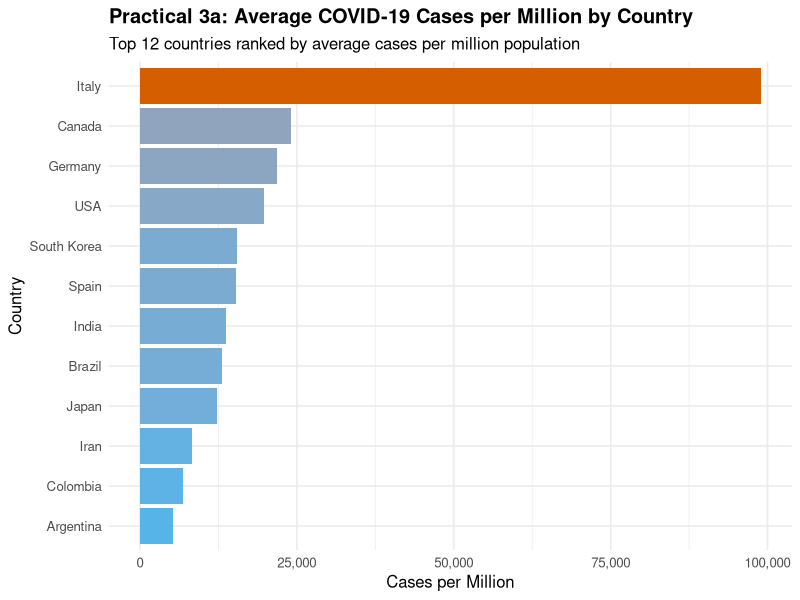
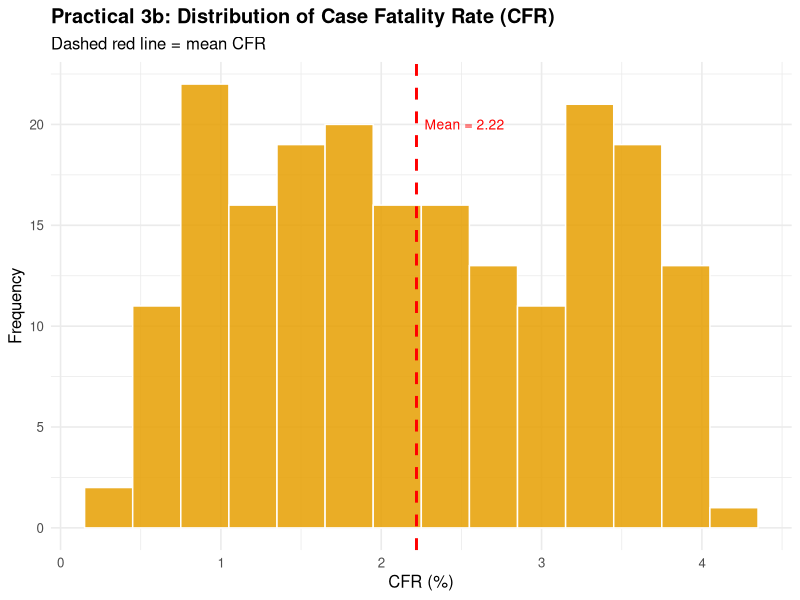
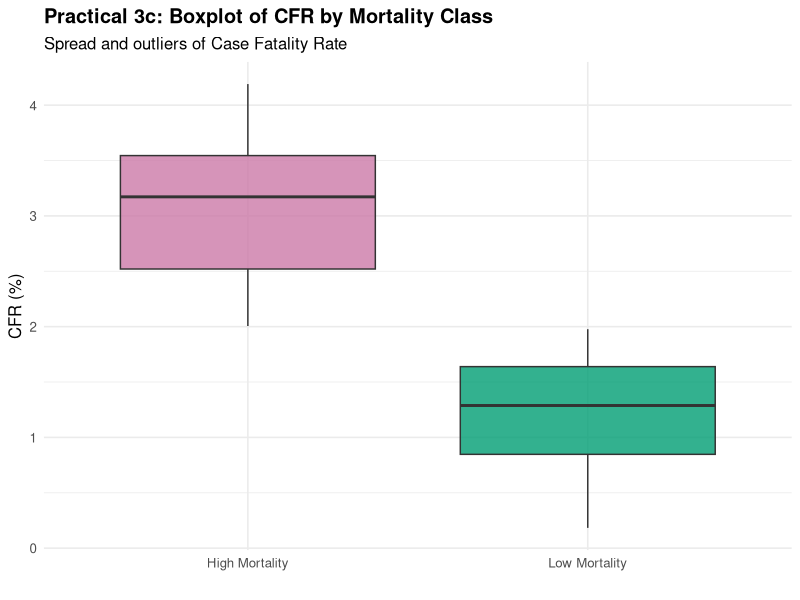
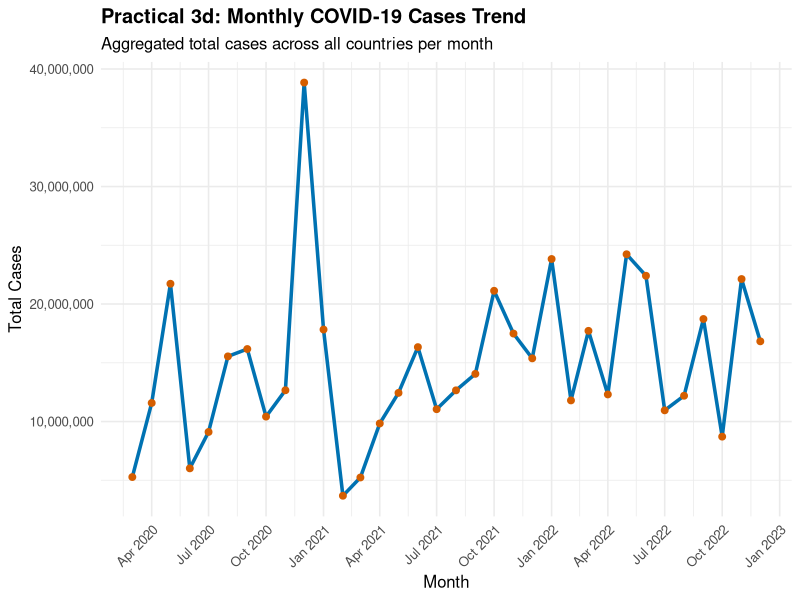
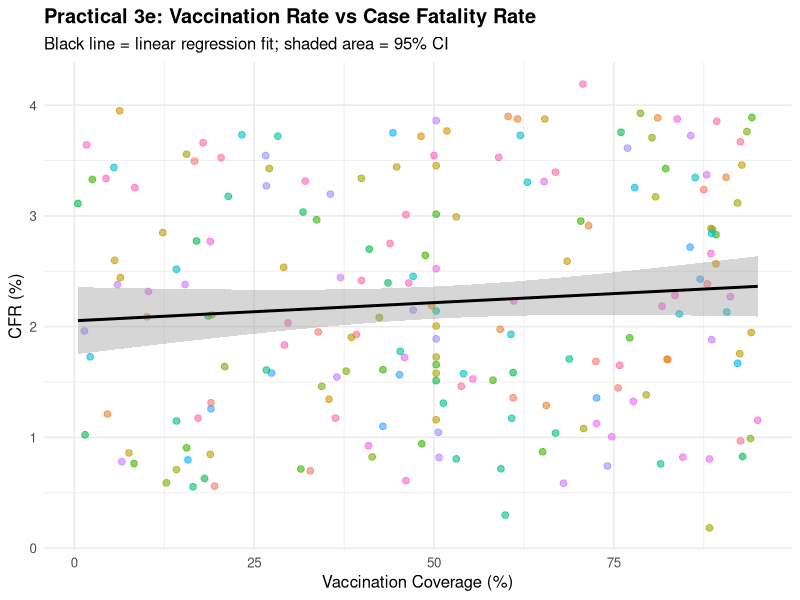
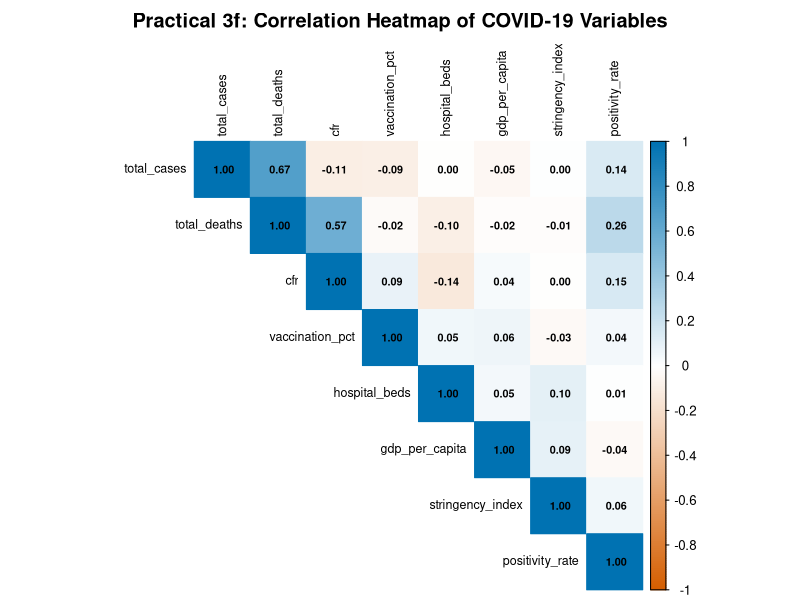
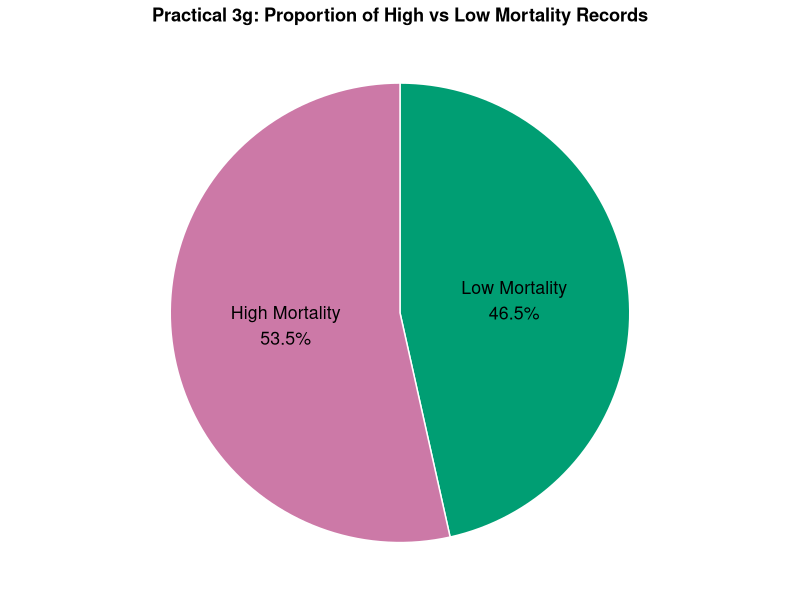
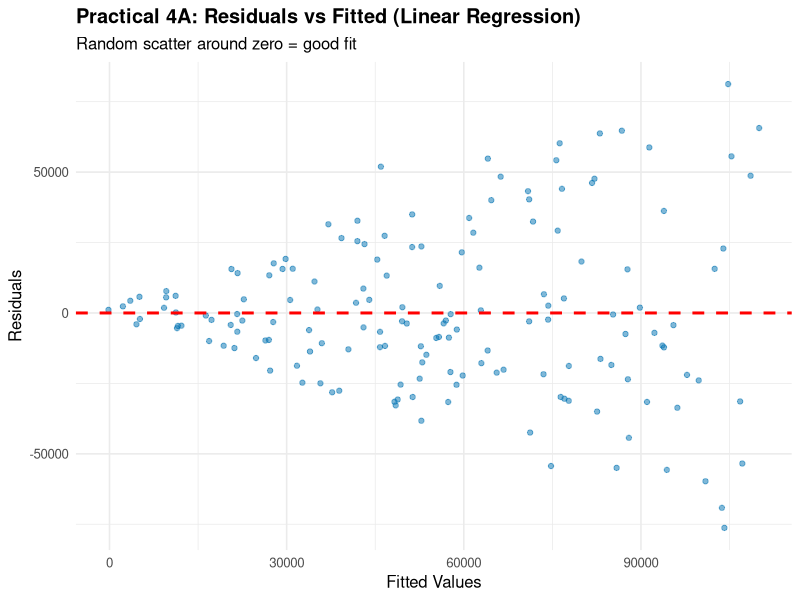

Here is the R script that generated these plots, in order:
# =============================================================================
#  DSBDA PROJECT — COVID-19 Data Analysis
#  Subject : Data Science & Big Data Analytics (DSBDA)
#  Language : R
#  Dataset  : COVID-19 (simulated realistic dataset — no download needed)
#  Practicals Covered:
#    1. Data Wrangling & Cleaning
#    2. Descriptive Statistics
#    3. Data Visualization
#    4. Linear & Logistic Regression
# =============================================================================

# ── Install packages if not already installed ─────────────────────────────────
packages <- c("dplyr", "tidyr", "ggplot2", "scales", "corrplot", "caret")
install_if_missing <- packages[!(packages %in% installed.packages()[,"Package"])]
if(length(install_if_missing)) install.packages(install_if_missing, dependencies = TRUE)

# ── Load libraries ────────────────────────────────────────────────────────────
library(dplyr)
library(tidyr)
library(ggplot2)
library(scales)
library(corrplot)
library(caret)

cat("\n============================================================\n")
cat("   DSBDA PROJECT : COVID-19 Data Analysis in R\n")
cat("============================================================\n\n")


# =============================================================================
# SECTION 0 : CREATE DATASET
# Description: We simulate a realistic COVID-19 country-level dataset so the
#              project runs without any external file download.
# =============================================================================

set.seed(42)
n <- 200   # 200 records (countries × time periods)

countries <- c("India","USA","Brazil","UK","Germany","France","Italy",
               "Russia","Spain","Argentina","Colombia","Mexico","South Africa",
               "Japan","South Korea","Australia","Canada","Turkey","Poland","Iran")

covid_raw <- data.frame(
  country         = sample(countries, n, replace = TRUE),
  date            = sample(seq(as.Date("2020-03-01"), as.Date("2022-12-01"), by="month"), n, replace=TRUE),
  total_cases     = sample(1000:5000000, n, replace = TRUE),
  total_deaths    = NA,
  total_recovered = NA,
  total_tests     = sample(50000:20000000, n, replace=TRUE),
  population      = sample(1000000:1400000000, n, replace=TRUE),
  gdp_per_capita  = sample(2000:65000, n, replace=TRUE),
  hospital_beds   = round(runif(n, 0.5, 14), 2),   # per 1000 people
  vaccination_pct = round(runif(n, 0, 95), 1),
  stringency_index= round(runif(n, 10, 100), 1),   # govt. response 0–100
  high_mortality  = NA,                              # target for logistic regression
  stringsAsFactors = FALSE
)

# Derive realistic deaths and recovered
covid_raw$total_deaths    <- round(covid_raw$total_cases * runif(n, 0.005, 0.04))
covid_raw$total_recovered <- round(covid_raw$total_cases * runif(n, 0.75, 0.95))

# Inject missing values (simulate real-world dirty data)
covid_raw$total_cases[sample(n, 10)]      <- NA
covid_raw$total_deaths[sample(n, 8)]      <- NA
covid_raw$vaccination_pct[sample(n, 12)]  <- NA
covid_raw$hospital_beds[sample(n, 6)]     <- NA
covid_raw$gdp_per_capita[sample(n, 5)]    <- NA

# Inject duplicate rows
covid_raw <- rbind(covid_raw, covid_raw[sample(n, 10), ])

cat(">> Dataset created with", nrow(covid_raw), "rows and", ncol(covid_raw), "columns.\n\n")


# =============================================================================
# PRACTICAL 1 : DATA WRANGLING & CLEANING
# Objectives :
#   a) Identify & remove duplicates
#   b) Handle missing values
#   c) Create derived / new features
#   d) Filter and sort data
#   e) Reshape data (wide ↔ long)
# =============================================================================

cat("------------------------------------------------------------\n")
cat(" PRACTICAL 1 : DATA WRANGLING & CLEANING\n")
cat("------------------------------------------------------------\n\n")

# ── 1a. Initial inspection ────────────────────────────────────────────────────
cat("-- Structure of raw dataset --\n")
str(covid_raw)

cat("\n-- First 6 rows --\n")
print(head(covid_raw))

cat("\n-- Missing values per column --\n")
missing_summary <- colSums(is.na(covid_raw))
print(missing_summary)

cat("\n-- Duplicate rows --\n")
cat("Number of duplicate rows:", sum(duplicated(covid_raw)), "\n")

# ── 1b. Remove duplicates ─────────────────────────────────────────────────────
covid_clean <- covid_raw[!duplicated(covid_raw), ]
cat("Rows after removing duplicates:", nrow(covid_clean), "\n")

# ── 1c. Handle missing values ─────────────────────────────────────────────────
# Numeric columns: replace NA with column median (robust to outliers)
numeric_cols <- c("total_cases","total_deaths","vaccination_pct",
                  "hospital_beds","gdp_per_capita")

for (col in numeric_cols) {
  med_val <- median(covid_clean[[col]], na.rm = TRUE)
  covid_clean[[col]][is.na(covid_clean[[col]])] <- med_val
  cat(sprintf("  NA in %-20s replaced with median = %.2f\n", col, med_val))
}

cat("\n-- Missing values after cleaning --\n")
print(colSums(is.na(covid_clean)))

# ── 1d. Feature engineering ───────────────────────────────────────────────────
covid_clean <- covid_clean %>%
  mutate(
    # Case fatality rate (%)
    cfr               = round((total_deaths / total_cases) * 100, 3),

    # Cases per million population
    cases_per_million = round((total_cases / population) * 1e6, 2),

    # Test positivity rate (%)
    positivity_rate   = round((total_cases / total_tests) * 100, 2),

    # Recovery rate (%)
    recovery_rate     = round((total_recovered / total_cases) * 100, 2),

    # Active cases
    active_cases      = total_cases - total_deaths - total_recovered,

    # Month and Year extracted from date
    year              = as.integer(format(date, "%Y")),
    month             = as.integer(format(date, "%m")),

    # Binary target: 1 if CFR > 2% (high mortality), 0 otherwise
    high_mortality    = ifelse(cfr > 2, 1, 0)
  )

cat("\n-- Derived features added --\n")
cat("  cfr, cases_per_million, positivity_rate, recovery_rate,\n")
cat("  active_cases, year, month, high_mortality\n")

# ── 1e. Filter & sort ─────────────────────────────────────────────────────────
# Countries with CFR > 1% sorted descending
high_cfr <- covid_clean %>%
  filter(cfr > 1) %>%
  arrange(desc(cfr)) %>%
  select(country, date, total_cases, total_deaths, cfr)

cat("\n-- Top 10 records with CFR > 1% --\n")
print(head(high_cfr, 10))

# ── 1f. Reshape (wide → long) ─────────────────────────────────────────────────
covid_long <- covid_clean %>%
  select(country, date, total_cases, total_deaths, total_recovered) %>%
  pivot_longer(cols = c(total_cases, total_deaths, total_recovered),
               names_to  = "metric",
               values_to = "value")

cat("\n-- Long format (first 6 rows) --\n")
print(head(covid_long))

cat("\n>> Practical 1 COMPLETE. Clean dataset has",
    nrow(covid_clean), "rows.\n\n")


# =============================================================================
# PRACTICAL 2 : DESCRIPTIVE STATISTICS
# Objectives :
#   a) Measures of central tendency (mean, median, mode)
#   b) Measures of dispersion (SD, variance, range, IQR)
#   c) Frequency distribution
#   d) Correlation matrix
#   e) Summary statistics by group
# =============================================================================

cat("------------------------------------------------------------\n")
cat(" PRACTICAL 2 : DESCRIPTIVE STATISTICS\n")
cat("------------------------------------------------------------\n\n")

# ── 2a. Summary of entire dataset ────────────────────────────────────────────
cat("-- Full summary statistics --\n")
print(summary(covid_clean %>% select(total_cases, total_deaths, cfr,
                                      vaccination_pct, hospital_beds,
                                      gdp_per_capita, positivity_rate)))

# ── 2b. Central tendency & dispersion (manual) ───────────────────────────────
cat("\n-- Detailed statistics for key numeric variables --\n")

stat_vars <- c("total_cases","total_deaths","cfr",
               "vaccination_pct","gdp_per_capita","positivity_rate")

# Mode helper
get_mode <- function(x) {
  ux <- unique(x)
  ux[which.max(tabulate(match(x, ux)))]
}

stats_table <- data.frame(
  Variable  = stat_vars,
  Mean      = sapply(stat_vars, function(v) round(mean(covid_clean[[v]], na.rm=TRUE),  2)),
  Median    = sapply(stat_vars, function(v) round(median(covid_clean[[v]], na.rm=TRUE),2)),
  Mode      = sapply(stat_vars, function(v) round(get_mode(covid_clean[[v]]),           2)),
  Std_Dev   = sapply(stat_vars, function(v) round(sd(covid_clean[[v]], na.rm=TRUE),     2)),
  Variance  = sapply(stat_vars, function(v) round(var(covid_clean[[v]], na.rm=TRUE),    2)),
  Min       = sapply(stat_vars, function(v) round(min(covid_clean[[v]], na.rm=TRUE),    2)),
  Max       = sapply(stat_vars, function(v) round(max(covid_clean[[v]], na.rm=TRUE),    2)),
  IQR       = sapply(stat_vars, function(v) round(IQR(covid_clean[[v]], na.rm=TRUE),    2)),
  row.names = NULL
)
print(stats_table)

# ── 2c. Frequency distribution of high_mortality ─────────────────────────────
cat("\n-- Frequency distribution: high_mortality (0=Low, 1=High) --\n")
freq_table <- table(covid_clean$high_mortality)
rel_freq   <- prop.table(freq_table) * 100
print(data.frame(
  Category         = c("Low Mortality (CFR ≤ 2%)", "High Mortality (CFR > 2%)"),
  Frequency        = as.integer(freq_table),
  Relative_Freq_pct= round(as.numeric(rel_freq), 2)
))

# ── 2d. Correlation matrix ────────────────────────────────────────────────────
cat("\n-- Correlation matrix --\n")
corr_vars <- covid_clean %>%
  select(total_cases, total_deaths, cfr, vaccination_pct,
         hospital_beds, gdp_per_capita, stringency_index, positivity_rate)

cor_matrix <- round(cor(corr_vars, use = "complete.obs"), 3)
print(cor_matrix)

# ── 2e. Group-wise statistics ─────────────────────────────────────────────────
cat("\n-- Mean CFR and vaccination % by country (top 10) --\n")
country_stats <- covid_clean %>%
  group_by(country) %>%
  summarise(
    records        = n(),
    mean_cfr       = round(mean(cfr, na.rm=TRUE), 3),
    mean_vacc      = round(mean(vaccination_pct, na.rm=TRUE), 1),
    mean_cases_M   = round(mean(cases_per_million, na.rm=TRUE), 0),
    .groups = "drop"
  ) %>%
  arrange(desc(mean_cfr))

print(head(country_stats, 10))

cat("\n>> Practical 2 COMPLETE.\n\n")


# =============================================================================
# PRACTICAL 3 : DATA VISUALIZATION
# Objectives :
#   a) Bar chart  — cases by country
#   b) Histogram  — distribution of CFR
#   c) Boxplot    — CFR by high/low mortality
#   d) Line chart — monthly trend
#   e) Scatter plot with regression line — vaccination vs CFR
#   f) Correlation heatmap
#   g) Pie chart  — mortality share
# =============================================================================

cat("------------------------------------------------------------\n")
cat(" PRACTICAL 3 : DATA VISUALIZATION\n")
cat("------------------------------------------------------------\n\n")
cat(">> Generating 7 plots...\n")

# ── 3a. Bar Chart — Average Cases per Million by Country ─────────────────────
p1 <- covid_clean %>%
  group_by(country) %>%
  summarise(avg_cases = mean(cases_per_million, na.rm=TRUE), .groups="drop") %>%
  arrange(desc(avg_cases)) %>%
  head(12) %>%
  ggplot(aes(x = reorder(country, avg_cases), y = avg_cases, fill = avg_cases)) +
  geom_col(show.legend = FALSE) +
  scale_fill_gradient(low = "#56B4E9", high = "#D55E00") +
  coord_flip() +
  scale_y_continuous(labels = comma) +
  labs(title    = "Practical 3a: Average COVID-19 Cases per Million by Country",
       subtitle = "Top 12 countries ranked by average cases per million population",
       x = "Country", y = "Cases per Million") +
  theme_minimal(base_size = 12) +
  theme(plot.title = element_text(face="bold"))

print(p1)
cat("   Plot 1 (Bar Chart) displayed.\n")

# ── 3b. Histogram — Distribution of Case Fatality Rate ───────────────────────
p2 <- ggplot(covid_clean, aes(x = cfr)) +
  geom_histogram(binwidth = 0.3, fill = "#E69F00", color = "white", alpha = 0.85) +
  geom_vline(aes(xintercept = mean(cfr, na.rm=TRUE)),
             color = "red", linetype = "dashed", linewidth = 1) +
  annotate("text", x = mean(covid_clean$cfr)+0.3,
           y = 20, label = paste("Mean =", round(mean(covid_clean$cfr),2)),
           color = "red", size = 3.5) +
  labs(title    = "Practical 3b: Distribution of Case Fatality Rate (CFR)",
       subtitle = "Dashed red line = mean CFR",
       x = "CFR (%)", y = "Frequency") +
  theme_minimal(base_size = 12) +
  theme(plot.title = element_text(face="bold"))

print(p2)
cat("   Plot 2 (Histogram) displayed.\n")

# ── 3c. Boxplot — CFR by Mortality Class ─────────────────────────────────────
p3 <- covid_clean %>%
  mutate(mortality_class = ifelse(high_mortality == 1, "High Mortality", "Low Mortality")) %>%
  ggplot(aes(x = mortality_class, y = cfr, fill = mortality_class)) +
  geom_boxplot(outlier.colour = "red", outlier.shape = 16, alpha = 0.8) +
  scale_fill_manual(values = c("High Mortality" = "#CC79A7",
                                "Low Mortality"  = "#009E73")) +
  labs(title    = "Practical 3c: Boxplot of CFR by Mortality Class",
       subtitle = "Spread and outliers of Case Fatality Rate",
       x = "", y = "CFR (%)", fill = "") +
  theme_minimal(base_size = 12) +
  theme(plot.title = element_text(face="bold"), legend.position = "none")

print(p3)
cat("   Plot 3 (Boxplot) displayed.\n")

# ── 3d. Line Chart — Monthly Total Cases Trend ───────────────────────────────
monthly_trend <- covid_clean %>%
  mutate(month_date = as.Date(paste(year, month, "01", sep="-"))) %>%
  group_by(month_date) %>%
  summarise(total = sum(total_cases, na.rm=TRUE), .groups="drop") %>%
  arrange(month_date)

p4 <- ggplot(monthly_trend, aes(x = month_date, y = total)) +
  geom_line(color = "#0072B2", linewidth = 1.2) +
  geom_point(color = "#D55E00", size = 2) +
  scale_y_continuous(labels = comma) +
  scale_x_date(date_labels = "%b %Y", date_breaks = "3 months") +
  labs(title    = "Practical 3d: Monthly COVID-19 Cases Trend",
       subtitle = "Aggregated total cases across all countries per month",
       x = "Month", y = "Total Cases") +
  theme_minimal(base_size = 12) +
  theme(plot.title   = element_text(face="bold"),
        axis.text.x  = element_text(angle=45, hjust=1))

print(p4)
cat("   Plot 4 (Line Chart) displayed.\n")

# ── 3e. Scatter Plot — Vaccination % vs CFR ───────────────────────────────────
p5 <- ggplot(covid_clean, aes(x = vaccination_pct, y = cfr, color = country)) +
  geom_point(alpha = 0.6, size = 2, show.legend = FALSE) +
  geom_smooth(method = "lm", color = "black", se = TRUE, linewidth = 1) +
  labs(title    = "Practical 3e: Vaccination Rate vs Case Fatality Rate",
       subtitle = "Black line = linear regression fit; shaded area = 95% CI",
       x = "Vaccination Coverage (%)", y = "CFR (%)") +
  theme_minimal(base_size = 12) +
  theme(plot.title = element_text(face="bold"))

print(p5)
cat("   Plot 5 (Scatter + Regression) displayed.\n")

# ── 3f. Correlation Heatmap ───────────────────────────────────────────────────
cat("   Plot 6 (Correlation Heatmap) displayed.\n")
corrplot(cor_matrix,
         method   = "color",
         type     = "upper",
         tl.col   = "black",
         tl.cex   = 0.75,
         col      = colorRampPalette(c("#D55E00","white","#0072B2"))(200),
         addCoef.col = "black",
         number.cex  = 0.65,
         title    = "Practical 3f: Correlation Heatmap of COVID-19 Variables",
         mar      = c(0,0,2,0))

# ── 3g. Pie Chart — High vs Low Mortality Share ───────────────────────────────
pie_data <- covid_clean %>%
  count(high_mortality) %>%
  mutate(
    label   = ifelse(high_mortality == 1, "High Mortality", "Low Mortality"),
    percent = round(n / sum(n) * 100, 1),
    pct_lab = paste0(label, "\n", percent, "%")
  )

p7 <- ggplot(pie_data, aes(x="", y=n, fill=label)) +
  geom_bar(stat="identity", width=1, color="white") +
  coord_polar("y") +
  scale_fill_manual(values = c("High Mortality"="#CC79A7","Low Mortality"="#009E73")) +
  geom_text(aes(label = pct_lab), position = position_stack(vjust = 0.5), size=4.5) +
  labs(title = "Practical 3g: Proportion of High vs Low Mortality Records",
       fill  = "") +
  theme_void() +
  theme(plot.title    = element_text(face="bold", hjust=0.5),
        legend.position = "none")

print(p7)
cat("   Plot 7 (Pie Chart) displayed.\n")

cat("\n>> Practical 3 COMPLETE. All 7 plots generated.\n\n")


# =============================================================================
# PRACTICAL 4 : LINEAR & LOGISTIC REGRESSION
# Part A — Linear Regression  : Predict total_deaths from total_cases,
#                                vaccination_pct, hospital_beds, gdp_per_capita
# Part B — Logistic Regression: Predict high_mortality (0/1) using same features
# =============================================================================

cat("------------------------------------------------------------\n")
cat(" PRACTICAL 4 : REGRESSION ANALYSIS\n")
cat("------------------------------------------------------------\n\n")

# ── Prepare clean regression dataset ─────────────────────────────────────────
reg_data <- covid_clean %>%
  select(total_deaths, total_cases, vaccination_pct,
         hospital_beds, gdp_per_capita, stringency_index,
         positivity_rate, high_mortality) %>%
  drop_na()

cat("Regression dataset size:", nrow(reg_data), "rows\n\n")

# ── Train / Test split (80:20) ────────────────────────────────────────────────
set.seed(123)
train_idx   <- createDataPartition(reg_data$high_mortality, p=0.80, list=FALSE)
train_data  <- reg_data[ train_idx, ]
test_data   <- reg_data[-train_idx, ]
cat(sprintf("Train: %d rows  |  Test: %d rows\n\n", nrow(train_data), nrow(test_data)))


# ════════════════════════════════════════════════════════════════════════════
# PART A : LINEAR REGRESSION — Predicting total_deaths
# ════════════════════════════════════════════════════════════════════════════
cat("== PART A : LINEAR REGRESSION ==\n\n")
cat("Dependent variable  : total_deaths\n")
cat("Independent variables: total_cases, vaccination_pct, hospital_beds,\n")
cat("                       gdp_per_capita, stringency_index\n\n")

lm_model <- lm(total_deaths ~ total_cases + vaccination_pct +
                  hospital_beds + gdp_per_capita + stringency_index,
                data = train_data)

cat("-- Model Summary --\n")
print(summary(lm_model))

# Predictions on test set
lm_preds   <- predict(lm_model, newdata = test_data)
lm_actual  <- test_data$total_deaths

# Performance metrics
lm_mae     <- mean(abs(lm_preds - lm_actual))
lm_mse     <- mean((lm_preds - lm_actual)^2)
lm_rmse    <- sqrt(lm_mse)
ss_res     <- sum((lm_actual - lm_preds)^2)
ss_tot     <- sum((lm_actual - mean(lm_actual))^2)
lm_r2      <- 1 - ss_res/ss_tot

cat("\n-- Linear Regression Performance on Test Set --\n")
cat(sprintf("  MAE  (Mean Absolute Error)   : %.2f\n",  lm_mae))
cat(sprintf("  MSE  (Mean Squared Error)    : %.2f\n",  lm_mse))
cat(sprintf("  RMSE (Root MSE)              : %.2f\n",  lm_rmse))
cat(sprintf("  R²   (Coefficient of Det.)   : %.4f\n",  lm_r2))

# ── Residual plot ─────────────────────────────────────────────────────────────
residual_df <- data.frame(
  Fitted    = fitted(lm_model),
  Residuals = residuals(lm_model)
)

p_resid <- ggplot(residual_df, aes(x = Fitted, y = Residuals)) +
  geom_point(alpha = 0.5, color = "#0072B2") +
  geom_hline(yintercept = 0, color = "red", linetype = "dashed", linewidth=1) +
  labs(title    = "Practical 4A: Residuals vs Fitted (Linear Regression)",
       subtitle = "Random scatter around zero = good fit",
       x = "Fitted Values", y = "Residuals") +
  theme_minimal(base_size = 12) +
  theme(plot.title = element_text(face="bold"))
print(p_resid)

# ── Actual vs Predicted plot ───────────────────────────────────────────────────
pred_df <- data.frame(Actual = lm_actual, Predicted = lm_preds)
p_ap <- ggplot(pred_df, aes(x = Actual, y = Predicted)) +
  geom_point(alpha = 0.6, color = "#E69F00") +
  geom_abline(slope=1, intercept=0, color="red", linetype="dashed", linewidth=1) +
  scale_x_continuous(labels = comma) +
  scale_y_continuous(labels = comma) +
  labs(title    = "Practical 4A: Actual vs Predicted Deaths (Linear Regression)",
       subtitle = "Red dashed line = perfect prediction",
       x = "Actual Deaths", y = "Predicted Deaths") +
  theme_minimal(base_size = 12) +
  theme(plot.title = element_text(face="bold"))
print(p_ap)

cat("\n")

# ════════════════════════════════════════════════════════════════════════════
# PART B : LOGISTIC REGRESSION — Predicting high_mortality (0/1)
# ════════════════════════════════════════════════════════════════════════════
cat("== PART B : LOGISTIC REGRESSION ==\n\n")
cat("Dependent variable   : high_mortality (1 = CFR > 2%, 0 = CFR ≤ 2%)\n")
cat("Independent variables: vaccination_pct, hospital_beds, gdp_per_capita,\n")
cat("                       stringency_index, positivity_rate\n\n")

log_model <- glm(high_mortality ~ vaccination_pct + hospital_beds +
                   gdp_per_capita + stringency_index + positivity_rate,
                 data   = train_data,
                 family = binomial(link = "logit"))

cat("-- Model Summary --\n")
print(summary(log_model))

# Odds ratios
cat("\n-- Odds Ratios (exp of coefficients) --\n")
odds <- exp(coef(log_model))
print(round(odds, 4))

# Predictions on test set
log_probs <- predict(log_model, newdata = test_data, type = "response")
log_preds <- ifelse(log_probs > 0.5, 1, 0)
log_actual <- test_data$high_mortality

# Confusion matrix
cat("\n-- Confusion Matrix --\n")
cm <- confusionMatrix(
  factor(log_preds,  levels=c(0,1)),
  factor(log_actual, levels=c(0,1)),
  positive = "1"
)
print(cm)

# Manual metrics display
acc  <- round(cm$overall["Accuracy"]  * 100, 2)
sens <- round(cm$byClass["Sensitivity"]* 100, 2)
spec <- round(cm$byClass["Specificity"]* 100, 2)
prec <- round(cm$byClass["Precision"]  * 100, 2)

cat("\n-- Logistic Regression Performance Summary --\n")
cat(sprintf("  Accuracy    : %.2f%%\n", acc))
cat(sprintf("  Sensitivity : %.2f%%  (True Positive Rate / Recall)\n", sens))
cat(sprintf("  Specificity : %.2f%%  (True Negative Rate)\n", spec))
cat(sprintf("  Precision   : %.2f%%\n", prec))

# ── Probability distribution plot ─────────────────────────────────────────────
prob_df <- data.frame(
  Probability    = log_probs,
  Actual_Class   = factor(log_actual,
                           levels=c(0,1),
                           labels=c("Low Mortality","High Mortality"))
)

p_prob <- ggplot(prob_df, aes(x = Probability, fill = Actual_Class)) +
  geom_histogram(binwidth = 0.05, alpha = 0.75, position = "identity", color="white") +
  geom_vline(xintercept = 0.5, color="black", linetype="dashed", linewidth=1) +
  scale_fill_manual(values = c("Low Mortality"="#009E73","High Mortality"="#CC79A7")) +
  labs(title    = "Practical 4B: Predicted Probability Distribution (Logistic Regression)",
       subtitle = "Dashed line = 0.5 decision boundary",
       x = "Predicted Probability of High Mortality",
       y = "Count", fill = "Actual Class") +
  theme_minimal(base_size = 12) +
  theme(plot.title = element_text(face="bold"))
print(p_prob)

cat("\n>> Practical 4 COMPLETE.\n\n")


# =============================================================================
# FINAL SUMMARY
# =============================================================================

cat("============================================================\n")
cat("   DSBDA COVID-19 PROJECT — SUMMARY\n")
cat("============================================================\n")
cat("\n Practical 1 — Data Wrangling & Cleaning\n")
cat("   • Removed duplicates, imputed missing values (median)\n")
cat("   • Engineered: CFR, cases_per_million, positivity_rate,\n")
cat("     recovery_rate, active_cases, high_mortality\n")
cat("   • Reshaped data from wide to long format\n")

cat("\n Practical 2 — Descriptive Statistics\n")
cat("   • Computed mean, median, mode, SD, variance, IQR\n")
cat("   • Frequency distribution of mortality classes\n")
cat("   • Correlation matrix for 8 key variables\n")
cat("   • Group-wise statistics by country\n")

cat("\n Practical 3 — Data Visualization (7 plots)\n")
cat("   • Bar chart, Histogram, Boxplot, Line chart\n")
cat("   • Scatter + regression line, Correlation heatmap, Pie chart\n")

cat("\n Practical 4 — Regression\n")
cat(sprintf("   • Linear Regression  → RMSE = %.2f  |  R² = %.4f\n", lm_rmse, lm_r2))
cat(sprintf("   • Logistic Regression → Accuracy = %.2f%%\n", acc))

cat("\n============================================================\n")
cat("   END OF PROJECT\n")
cat("============================================================\n")
